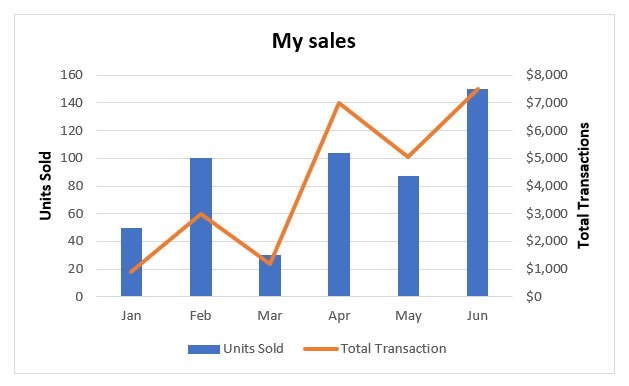
#> input picture input/test.png, 629 x 386 px; its folder holds only this picture in this run
$ python opencv.py
#> lines starting #> are read from the running program, lines starting #| are printed output that depends on the picture; after the words box and inside, x2 and y2 are one past the last pixel; in counts of white or black regions, pixels touching at a corner belong together
import cv2 as cv
import sys
from pathlib import Path

img_path = next(Path("./input").iterdir())
img = cv.imread(str(img_path))
#> img is the input picture: shape (386, 629, 3); mean B, G, R 245.3, 240.8, 238.9
if img is None:
    sys.exit("Could not read the image.")

# 1) grayscale
gray = cv.cvtColor(img, cv.COLOR_BGR2GRAY)
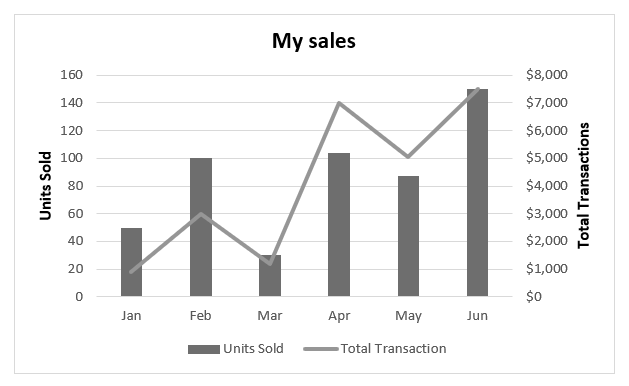
#> gray: shape (386, 629); min 0, max 255, mean 240.8

# 2) upscale
gray = cv.resize(gray, None, fx=2, fy=2, interpolation=cv.INTER_CUBIC)
#> gray: shape (772, 1258)

# 3) denoise a bit
gray = cv.GaussianBlur(gray, (3, 3), 0)

# 4) threshold
processed = cv.threshold(gray, 0, 255, cv.THRESH_BINARY + cv.THRESH_OTSU)[1]
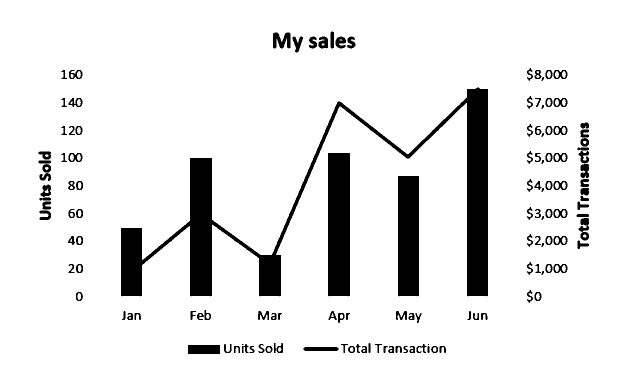
#> processed: shape (772, 1258) (shown at 1/2 size); 90.8% white; 136 black regions (2 under 20 px), largest, box (x1, y1, x2, y2) and area: (242, 175, 976, 593) 45406, (656, 306, 700, 593) 12586, (796, 352, 838, 593) 10082


cv.imwrite("./output/Opencv/processed_for_ocr.png", processed)
